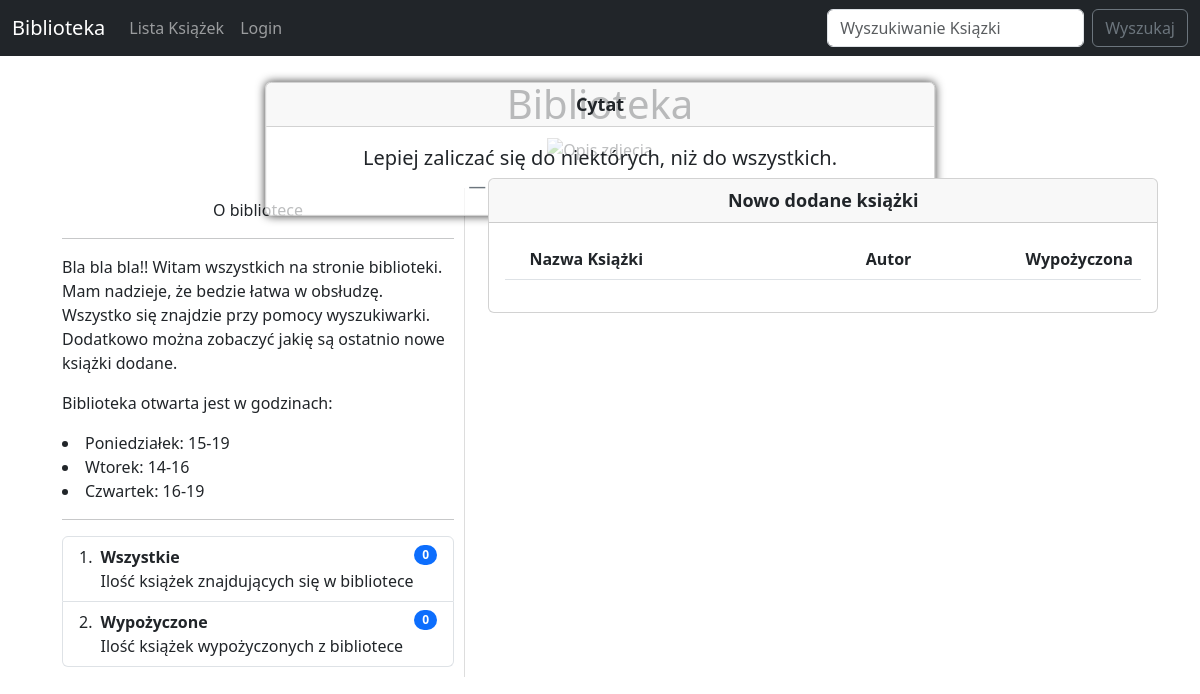
/, run on an earlier commit of the app's database.
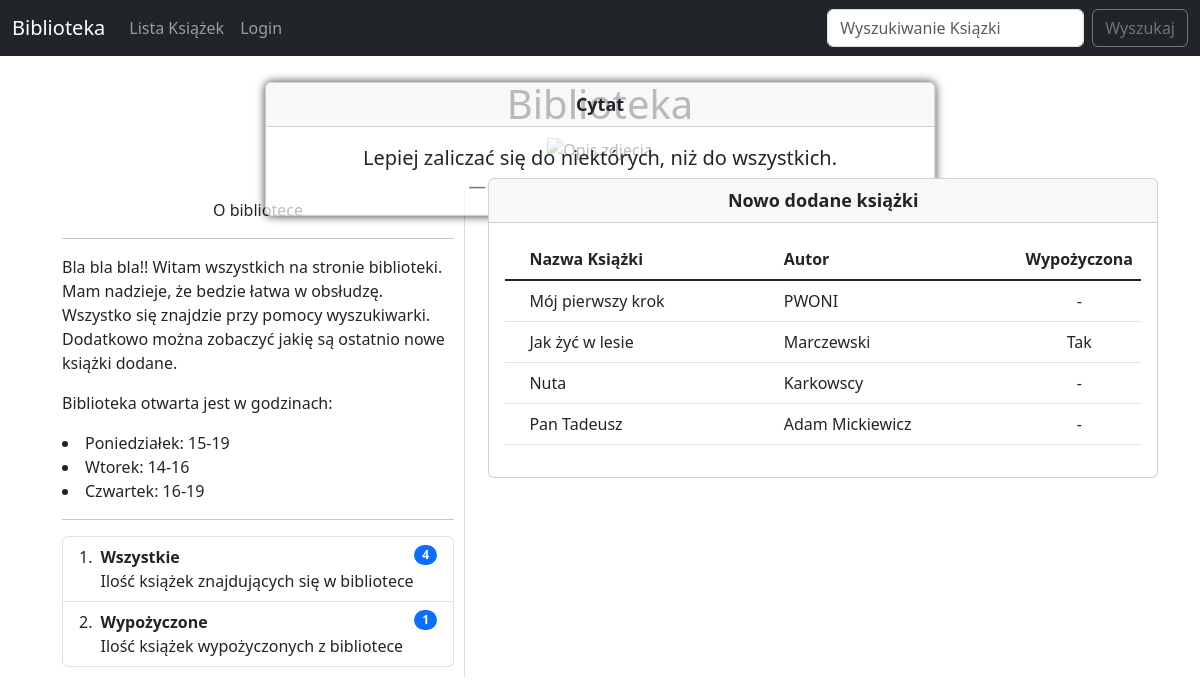
And on a later commit of the database.
### biblioteka_app/models.py (models this page shows, shortened)
class ListBook(models.Model):
    title = models.CharField(max_length=200)
    author = models.CharField(max_length=100)
    location = models.CharField(max_length=50)
    category = models.ManyToManyField(ListBookCategory)
    borrow_date = models.DateField(null=True, blank=True)
    borrower = models.ForeignKey(ListPeople, on_delete=models.SET_NULL, max_length=100, null=True, blank=True)
    notes = models.TextField(null=True, blank=True)

### biblioteka_app/views.py (the view)
# urls.py: path('', views.home, name='home'),
def home(request):
    recently_added_books = ListBook.objects.order_by('-id')[:10]
    open_hours = OpeningHours.objects.filter(opening_time__isnull=False, closing_time__isnull=False)
    all_books_len = len(ListBook.objects.all())
    borrowed_books_count = ListBook.objects.filter(borrow_date__isnull=False).count()
    image_path = request.session.get('image_path', os.path.join(settings.MEDIA_ROOT, 'librery.jpg'))
    quote = request.session.get('quote', "Lepiej zaliczać się do niektórych, niż do wszystkich.")
    author = request.session.get('author', "Andrzej Sapkowski")
    source_quote = request.session.get('source_quote', "Krew Elfów")
    info_web = request.session.get('info_web', "Bla bla bla!! Witam wszystkich na stronie biblioteki. Mam nadzieje, że bedzie łatwa w obsłudzę. Wszystko się znajdzie przy pomocy wyszukiwarki. Dodatkowo można zobaczyć jakię są ostatnio nowe książki dodane.")
    return render(request, 'home.html',
                {
                    'recently_added_books': recently_added_books,
                    'all_books_len': all_books_len,
                    'borrowed_books_count': borrowed_books_count,
                    'image_path': image_path,
                    'quote': quote,
                    'author': author,
                    'source_quote': source_quote,
                    'info_web': info_web,
                    'open_hours': open_hours,
                })

### biblioteka_app/templates/home.html (shortened to what this page needs)
{% extends 'base.html' %}
{% load static %}
{% block content %}
<head>
</head>
<body>
    <h1 class="text-center">
        Biblioteka
    </h1>
    <figure style="text-align: center; position: relative;">
        <img src="{{ image_path }}" alt="Opis zdjęcia" style="max-width: 100%; width: auto;">
        {% if quote %}
            <figcaption class="card">
                <div class="card-header">
                    <span>Cytat</span>
                </div>
                <div class="card-body">
                    <blockquote class="blockquote mb-0">
                        <p>{{ quote }}</p>
                        <footer class="blockquote-footer">{{ author }} <cite title="Source Title">{{ source_quote }}</cite></footer>
                    </blockquote>
                </div>
            </figcaption>
        {% endif %}
    </figure>
    <div class="card">
        <div class="card-header text-center">
            <span>Nowo dodane książki</span>
        </div>
        <div class="card-body">
            <table class="table tbale-striped">
                <thead>
                    <tr>
                        <th scope="col" width="0.001%"></th>
                        <th scope="col">Nazwa Książki</th>
                        <th scope="col">Autor</th>
                        <th scope="col" width="2%" class="text-center">Wypożyczona</th>
                    </tr>
                </thead>
                <tbody class="table-group-divider">
                    {% for book in recently_added_books %}
                        <tr>
                            <th scope="row"></th>
                            <td>{{ book.title }}</td>
                            <td>{{ book.author }}</td>
                            <td class="text-center">
                                {% if book.borrower or book.borrow_date %}
                                    Tak
                                {% else %}
                                    -
                                {% endif %}
                            </td>
                        </tr>
                    {% endfor %}
                </tbody>
            </table>
        </div>
    </div>
    <div class="info">
        <p class="text-center">
            O bibliotece
            <hr>
        </p>
        <p>
            {{ info_web }}
        </p>
        <p>
            Biblioteka otwarta jest w godzinach:
            <li>Poniedziałek: 15-19</li>
            <li>Wtorek: 14-16</li>
            <li>Czwartek: 16-19</li>
        </p>
        <hr>
        <ol class="list-group list-group-numbered">
            <li class="list-group-item d-flex justify-content-between align-items-start">
                <div class="ms-2 me-auto">
                    <div class="fw-bold">
                        Wszystkie
                    </div>
                    Ilość książek znajdujących się w bibliotece
                </div>
                <span class="badge bg-primary rounded-pill">{{ all_books_len }}</spam>
            </li>
            <li class="list-group-item d-flex justify-content-between align-items-start">
                <div class="ms-2 me-auto">
                    <div class="fw-bold">
                        Wypożyczone
                    </div>
                    Ilość książek wypożyczonych z bibliotece
                </div>
                <span class="badge bg-primary rounded-pill">{{ borrowed_books_count }}</spam>
            </li>
        </ol>
    </div>
</body>
{% endblock  %}

What changed in the data, as far as the page shows it:
added ListBook: title "Mój pierwszy krok", author "PWONI"
added ListBook: title "Jak żyć w lesie", author "Marczewski", shows "Tak"
added ListBook: title "Nuta", author "Karkowscy"
added ListBook: title "Pan Tadeusz", author "Adam Mickiewicz"
Also different on the page:
{{ all_books_len }}: "0" → "4"
{{ borrowed_books_count }}: "0" → "1"
